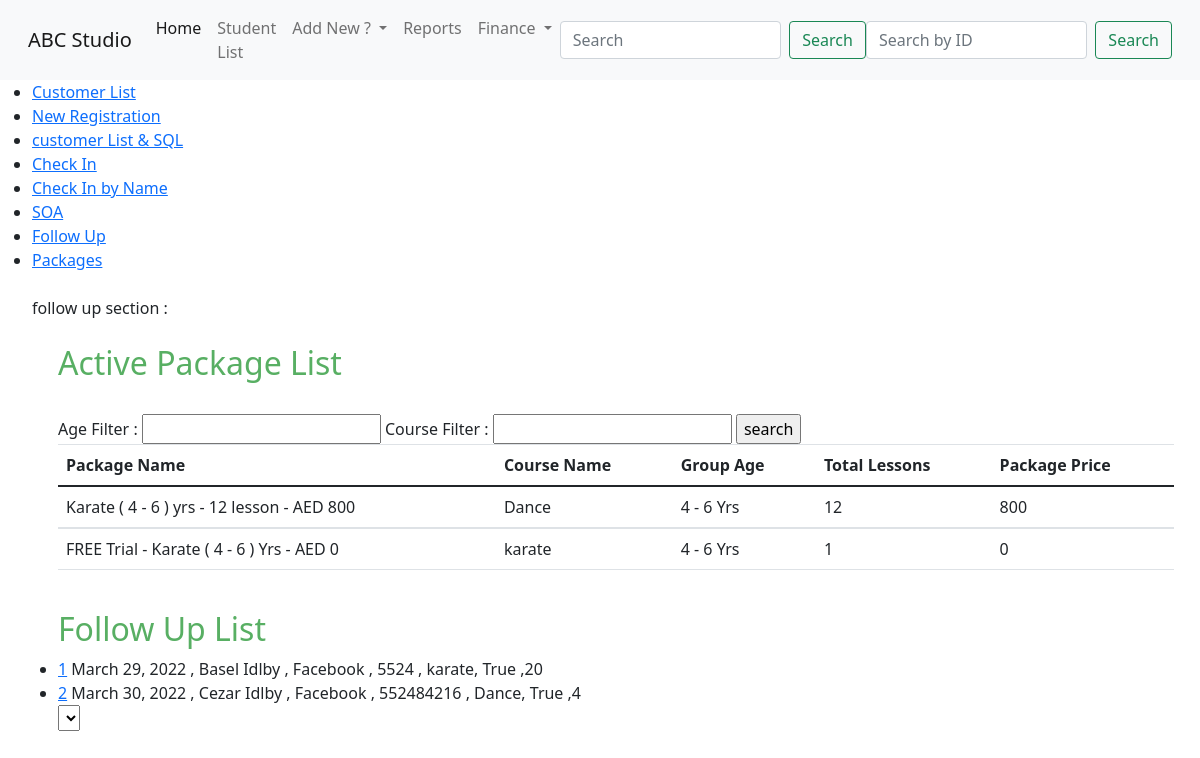
The page /student/ on the database as committed earlier.
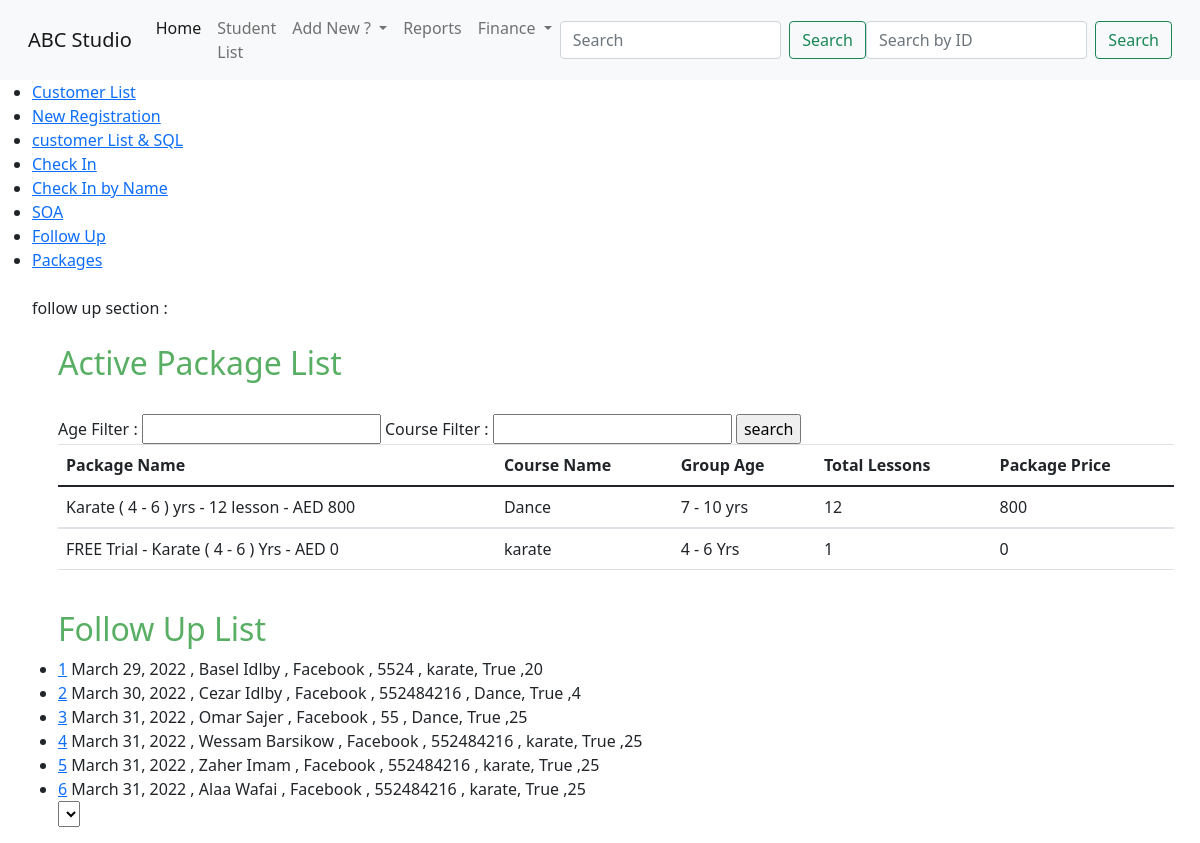
The same page on the database as committed later.
### student/models.py (models this page shows, shortened)
class studioPackages(models.Model):
    packageId = models.AutoField(primary_key=True)
    PakageName = models.CharField(max_length=255, unique=True)
    courseName = models.ForeignKey(courseList,max_length=50,on_delete=models.CASCADE)
    group_age = models.ForeignKey(groupAge,max_length=255,on_delete=models.CASCADE)
    numberOfLessons = models.IntegerField()
    packagePrice = models.IntegerField()
    active = models.BooleanField(default=True)

class customerInfo(models.Model):
    studentId = models.AutoField(primary_key=True)
    customerName = models.CharField(max_length=100 , unique=True)
    customerImg = models.ImageField(upload_to ='media/student/imgs/' , default='default.jpg')
    leadsChannel = models.ForeignKey(leadSource,max_length=50,on_delete=models.CASCADE)
    adsRef = models.CharField(max_length=200,blank=True)
    contactDate = models.DateField(default=datetime.now , editable=False)
    leadeAge = models.IntegerField()
    leadsLocation = models.CharField(max_length=100)
    leadsContactNumber = models.IntegerField()
    emailAddress = models.EmailField(unique=True)
    leadsComment = models.CharField(max_length=1000)
    leadsUrgent = models.BooleanField()
    Nationality = models.ForeignKey(countryList,max_length=250,on_delete=models.CASCADE)
    intersetList = models.ForeignKey(courseList,max_length=50,on_delete=models.CASCADE)
    followUp = models.BooleanField(default=True)

class leadSource(models.Model):
    sourceChannel = models.CharField(max_length=50,unique=True)
    def __str__(self) -> str:
        return f'{self.sourceChannel}'

class courseList(models.Model):
    coursList = models.CharField(max_length=50,unique=True)
    def __str__(self) -> str:
        return f'{self.coursList}'

### student/views.py (the view)
# urls.py: path('',views.followup,name = 'home'),
def followup(request):
        pkg_list = studioPackages.objects.filter(active = True)
        followUpList = customerInfo.objects.filter(followUp = True)
        a3 = 1
        q1 = 3
        if request.method == 'POST':
            age = request.POST['age']
            course = request.POST['course']
            age_filter = studioPackages.objects.select_related('group_age','courseName').values_list('group_age__groupAge','PakageName','courseName__coursList','numberOfLessons','packagePrice').filter(Q(group_age__groupAge__contains=age),Q(courseName__coursList__contains=course)).filter(active=True)
            context = {'age_filter':age_filter,'followUpList':followUpList}
            return render(request,'student/index.html',context)
        else:
            age_filter = studioPackages.objects.select_related('group_age','courseName').values_list('group_age__groupAge','PakageName','courseName__coursList','numberOfLessons','packagePrice').all().filter(active=True)
            context = {'age_filter':age_filter,'followUpList':followUpList}
            return render(request,'student/index.html',context)
        context = {'pkg_list':pkg_list,'followUpList':followUpList , 'q1':q1 , 'a3':a3}
        return render(request,'student/index.html',context)

### student/templates/student/Index.html (shortened to what this page needs)
{% extends 'student/base.html' %}
{% block content %}
<ul>
    <li><a href="{% url 'student:CustList' %}">Customer List</a></li>
    <li><a href="{% url 'student:NewReg' %}">New Registration</a></li>
    <li><a href="{% url 'student:CustInfo2'%}">customer List & SQL </a></li>
    <li><a href="{% url 'student:checkIn' %}">Check In</a></li>
    <li><a href="{% url 'student:CheckInByName' %}">Check In by Name</a></li>
    <li><a href="{% url 'student:soa' %}">SOA</a></li>
    <li><a href="{% url 'student:customerFollowUp' %}">Follow Up</a></li>
    <li><a href="{% url 'student:pakcageList' %}">Packages</a></li>
    <br>
    follow up section :
    <div class="container">
        <br>
        <h2>Active Package List</h2>
        <br>
        <form method="POST">
         Age Filter : <input type="string" name="age" id="">
         Course Filter : <input type="string" name="course" id="">
        <input type="submit" value="search">
  <table class="table">
    <thead>
      <tr>
        <th scope="col">Package Name</th>
        <th scope="col">Course Name</th>
        <th scope="col">Group Age</th>
        <th scope="col">Total Lessons</th>
        <th scope="col">Package Price</th>
      </tr>
    </thead>
    {% for x in age_filter %}
    <tbody>
      <tr>
        <td>{{x.1}} </td>
        <td>{{x.2}}</td>
        <td>{{x.0}}</td>
        <td>{{x.3}}</td>
        <td>{{x.4}}</td>
      </tr>
    </tbody>
    {% endfor %}
  </table>
</form>
    <br>
    <h2>Follow Up List</h2>
    {% for x in followUpList %}
    <li> <a  href="/student/dashBoard/{{x.studentId}}">{{x.studentId}}</a> {{x.contactDate}} , {{x.customerName}} , {{x.leadsChannel}} , {{x.leadsContactNumber}} , {{x.intersetList}}, {{x.followUp}} ,{{x.leadeAge}} </li>
    {% endfor %}
    <select>
    </select>
{% endblock %}

### student/templates/student/base.html (shortened to what this page needs)
{% load static %}
<!doctype html>
<html lang="en">
  <head>
    <link rel="stylesheet" href="https://stackpath.bootstrapcdn.com/bootstrap/4.4.1/css/bootstrap.min.css">
    <link href="https://cdn.jsdelivr.net/npm/bootstrap@5.0.2/dist/css/bootstrap.min.css" rel="stylesheet">
    <link rel="stylesheet" type="text/css" href="{% static 'student/custom.css' %}?{% now "U" %}">
  </head>
  <body>
    {% include 'student/navbar.html' %}
    {% block content %}
    {% endblock %}
</body>
</html>

### student/templates/student/navbar.html (shortened to what this page needs)
<nav class="navbar navbar-expand-lg navbar-light bg-light">
    <div class="container-fluid">
      <a class="navbar-brand" href="#">ABC Studio</a>
      <div class="collapse navbar-collapse" id="navbarSupportedContent">
        <ul class="navbar-nav me-auto mb-2 mb-lg-0">
          <li class="nav-item">
            <a class="nav-link active" aria-current="page" href="{% url 'student:home' %}">Home</a>
          </li>
          <li class="nav-item">
            <a class="nav-link" href="{% url 'student:CustList' %}">Student List</a>
          </li>
          <li class="nav-item dropdown">
            <a class="nav-link dropdown-toggle" href="#" id="navbarDropdown" role="button" data-bs-toggle="dropdown" aria-expanded="false">
              Add New ?
            </a>
          </li>
          <li class="nav-item">
            <a class="nav-link" href="{% url 'student:ReportsLinks' %}" tabindex="-1">Reports</a>
          </li>
          <li class="nav-item dropdown">
            <a class="nav-link dropdown-toggle" href="#" id="navbarDropdown" role="button" data-bs-toggle="dropdown" aria-expanded="false">
              Finance
            </a>
          </li>
        </ul>
        <form class="d-flex" method="POST" action="{% url 'student:search' %}">
          <input class="form-control me-2" type="search" placeholder="Search" aria-label="Search" name="searched">
          <button class="btn btn-outline-success" type="submit">Search</button>
        </form>
        <form class="d-flex" method="POST" action="{% url 'student:searchID' %}">
          <input class="form-control me-2" type="number" placeholder="Search by ID" aria-label="Search" name="searchID" required>
          <button class="btn btn-outline-success" type="submit">Search</button>
        </form>
      </div>
    </div>
  </nav>

### student/static/student/custom.css (style rules this page uses)
h2 { color: rgb(88, 175, 99); border-radius: 2; }

Rows that differ between the two databases and show on the page:
changed studioPackages "Karate ( 4 - 6 ) yrs - 12 lesson - AED 800": x "4 - 6 Yrs" → "7 - 10 yrs"
added customerInfo: studentId "3", contactDate "March 31, 2022", customerName "Omar Sajer", leadsChannel "Facebook", leadsContactNumber "55", intersetList "Dance", followUp "True", leadeAge "25"
added customerInfo: studentId "4", contactDate "March 31, 2022", customerName "Wessam Barsikow", leadsChannel "Facebook", leadsContactNumber "552484216", intersetList "karate", followUp "True", leadeAge "25"
added customerInfo: studentId "5", contactDate "March 31, 2022", customerName "Zaher Imam", leadsChannel "Facebook", leadsContactNumber "552484216", intersetList "karate", followUp "True", leadeAge "25"
added customerInfo: studentId "6", contactDate "March 31, 2022", customerName "Alaa Wafai", leadsChannel "Facebook", leadsContactNumber "552484216", intersetList "karate", followUp "True", leadeAge "25"
